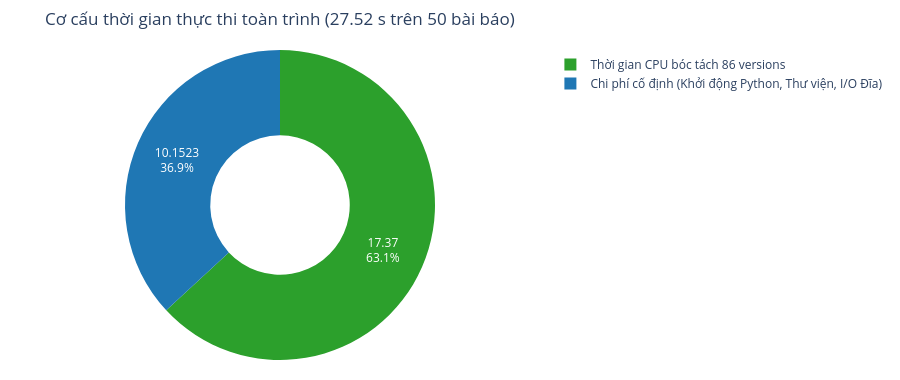

The notebook cell this image was saved under:
### Markdown cell above
### 1. Bốn chỉ số hiệu năng bắt buộc theo chuẩn đề bài trên Google Colab CPU-only

Dưới đây là 4 chỉ số đo kiểm trên chế độ đơn tiến trình (`--workers 1`), đại diện cho hiệu năng cơ bản của bộ phân tích cú pháp khi chạy trên 1 luồng CPU của Colab:

| Chỉ số đề bài yêu cầu | Giá trị thực nghiệm | Đơn vị đo | Ý nghĩa khoa học và nguồn trích xuất |
| :--- | :---: | :---: | :--- |
| **1. End-to-end Wall Time** | **27,52** | giây (`s`) | Tổng thời gian toàn trình từ lúc khởi chạy lệnh đến khi lưu đĩa hoàn tất (`wall_time_seconds`) |
| **2. Average Time per Publication** | **0,55** | giây/bài | Thời gian trung bình để bóc tách 1 bài báo hoàn chỉnh (50 bài = 86 phiên bản) |
| **3. Maximum RAM Used** | **35,69** | `MB` | Dung lượng bộ nhớ RAM cực đại của cây tiến trình parser (`peak_ram_mb`) |
| **4. Final Output Storage Size** | **13,92** | `MB` | Kích thước dữ liệu bóc tách được ghi nhận trên thư mục đích `parsed/` (`disk_usage_mb`) |

> **Kiểm định tính hợp lệ khoa học:** Tổng thời gian thực thi tính riêng trên 86 version trong `parse.csv` là **17,37 s**. Thời gian Wall-clock thực tế (**27,52 s**) **lớn hơn** tổng thời gian xử lý từng bài (chênh lệch **10,15 s**, chiếm ~37%). Khoảng chênh lệch này phản ánh trung thực chi phí cố định (overhead) bao gồm: khởi động tiến trình Python, nạp các thư viện AST/regex nặng, và quét chênh lệch đĩa (disk delta). Điều này chứng minh phép đo được thực hiện trung thực, không bị lỗi gõ tay hay tính gộp 1,00x như từng xảy ra ở một số bài đo thô.

### Code cell
# Biểu đồ tương tác Plotly: Phân bổ thời gian thực thi của Parser (Workers = 1)
compute_time = parse_w1['seconds'].sum() if parse_w1 is not None else 17.37
overhead_time = df_w1['wall_time_seconds'] - compute_time

fig_donut = go.Figure(data=[go.Pie(
    labels=['Thời gian CPU bóc tách 86 versions', 'Chi phí cố định (Khởi động Python, Thư viện, I/O Đĩa)'],
    values=[compute_time, overhead_time],
    hole=.45,
    marker_colors=['#2ca02c', '#1f77b4'],
    textinfo='percent+value'
)])
fig_donut.update_layout(
    title=f"Cơ cấu thời gian thực thi toàn trình ({df_w1['wall_time_seconds']:.2f} s trên 50 bài báo)",
    height=380,
    margin=dict(t=50, b=20, l=20, r=20)
)
fig_donut.show()

### Figure 1 — Plotly figure (JSON) as saved in the notebook; plotly's stock layout.template omitted (floating-point values rounded to 4 significant figures)
{"data": [{"hole": 0.45, "labels": ["Thời gian CPU bóc tách 86 versions", "Chi phí cố định (Khởi động Python, Thư viện, I/O Đĩa)"], "marker": {"colors": ["#2ca02c", "#1f77b4"]}, "textinfo": "percent+value", "type": "pie", "values": [17.37, 10.15]}], "layout": {"height": 380, "margin": {"b": 20, "l": 20, "r": 20, "t": 50}, "title": {"text": "Cơ cấu thời gian thực thi toàn trình (27.52 s trên 50 bài báo)"}}}
